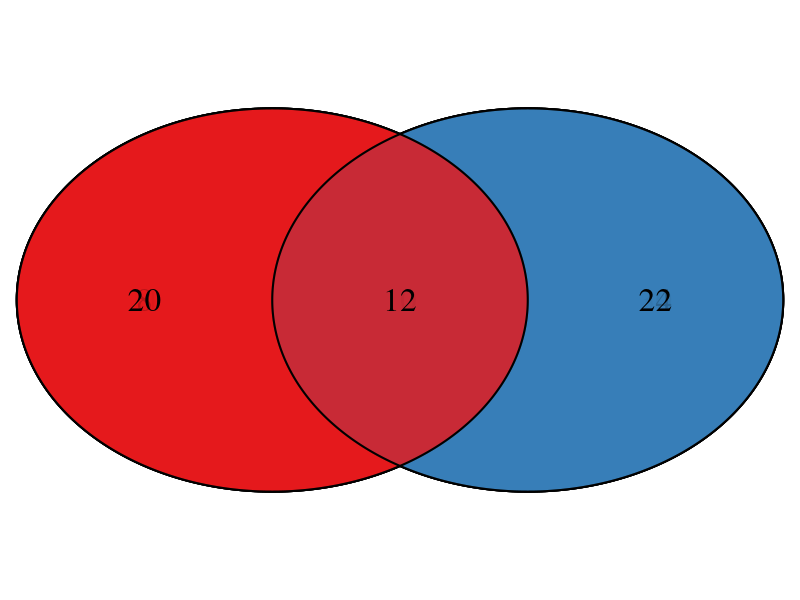
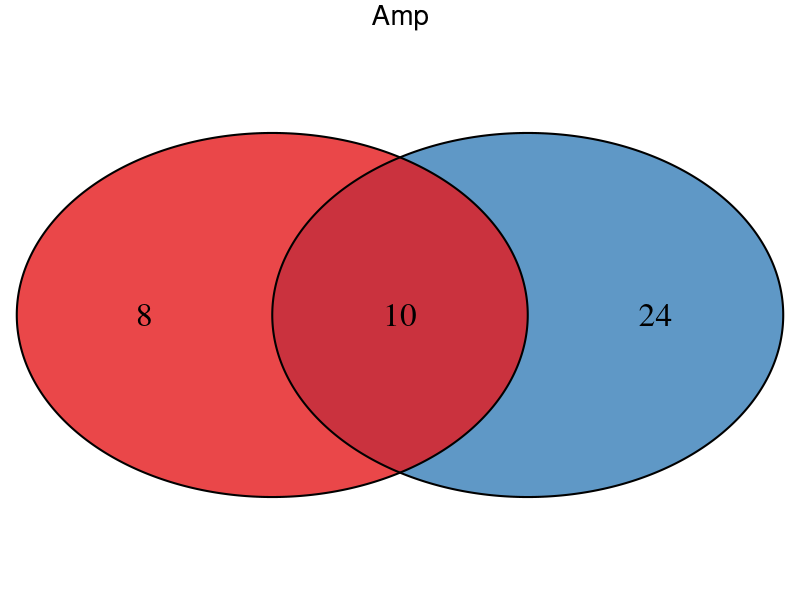
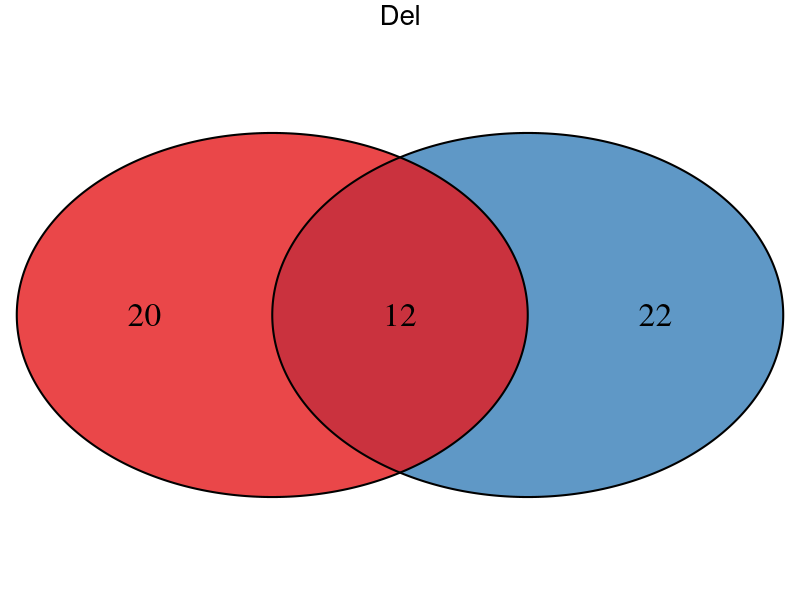
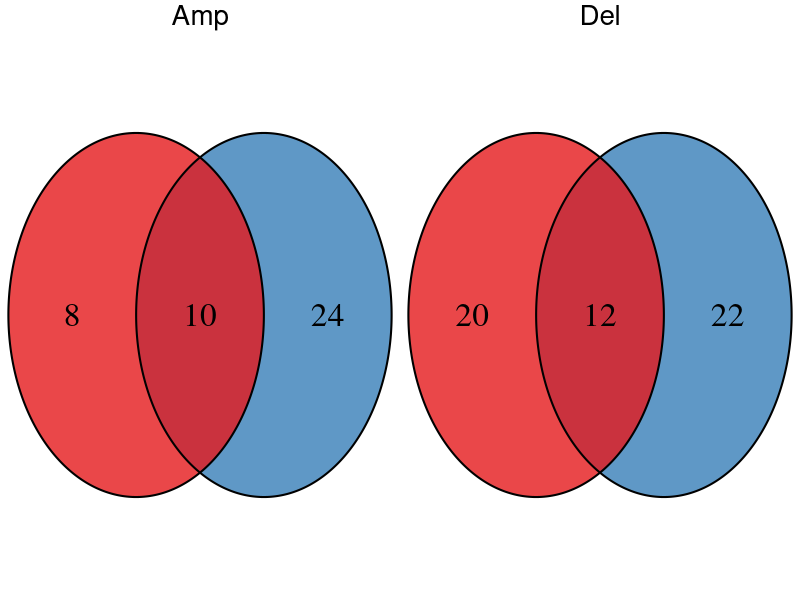
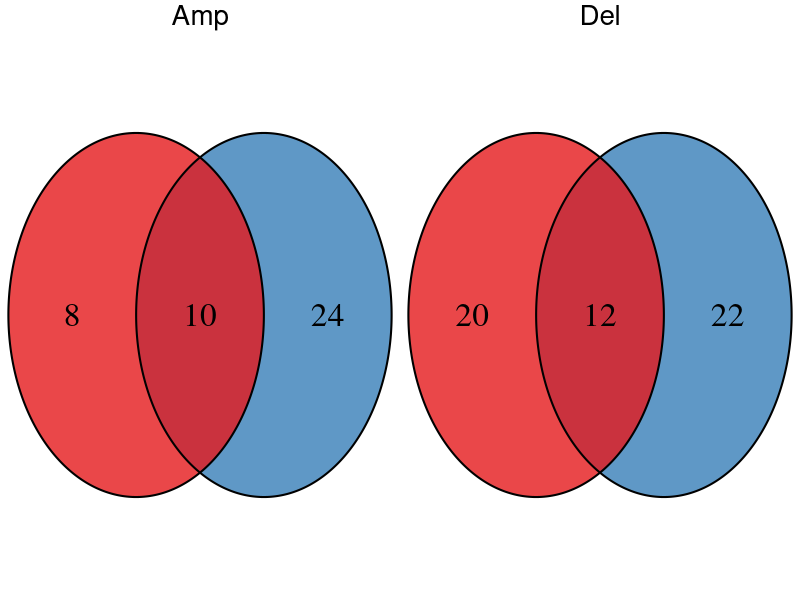

The R script that drew these images, in order:
# Figure 3
########################
# Venn Plots
########################
require(VennDiagram)
B1=draw.pairwise.venn(area1= 30,
                      area2= 27,
                      cross.area= 12,
                      #                  category= c("AA", "EA"),
                      fill= c('#e41a1c','#377eb8'),
                      main='Recurrent',
                      cex= 2,
                      scaled=FALSE,
                      alpha=0.8,
                      cat.cex = 2
)
B2= draw.pairwise.venn(area1= 45,
                       area2= 54,
                       cross.area= 24,
                       #                    category= c("AA", "EA"),
                       fill= c('#e41a1c','#377eb8'),
                       main='Recurrent',
                       cex= 2,
                       scaled=FALSE,
                       alpha=0.8,
                       cat.cex = 2, 
                       rotation.degree=180
)
B3= draw.pairwise.venn(area1= 18,
                       area2= 34,
                       cross.area= 10,
                       #category= c("AA", "EA"),
                       fill= c('#e41a1c','#377eb8'),
                       main='Recurrent',
                       cex= 2,
                       scaled=FALSE,
                       alpha=0.8,
                       cat.cex = 2,
                       rotation.degree=180
)
B4= draw.pairwise.venn(area1= 32,
                       area2= 34,
                       cross.area= 12,
                       #category= c("AA", "EA"),
                       fill= c('#e41a1c','#377eb8'),
                       main='Recurrent',
                       cex= 2,
                       scaled=FALSE,
                       alpha=0.8,
                       cat.cex = 2,
                       rotation.degree=180
)
require(cowplot); require(gridExtra)
Figure3_LUAD = 
  Figure3_LUSC = plot_grid(grid.arrange(gTree(children=B3), top=textGrob("Amp", gp=gpar(fontsize=20,font=8))),
                           grid.arrange(gTree(children=B4), top=textGrob("Del", gp=gpar(fontsize=20,font=8))),
                           nrow=1)
getwd()

pdf('../prep_final_figures/Fig3LUAD.pdf', width=4, height = 2)
plot(Figure3_LUAD)
dev.off()

pdf('../prep_final_figures/Fig3LUSC.pdf', width=4, height = 2)
plot(Figure3_LUSC)
dev.off()


names(postscriptFonts())
